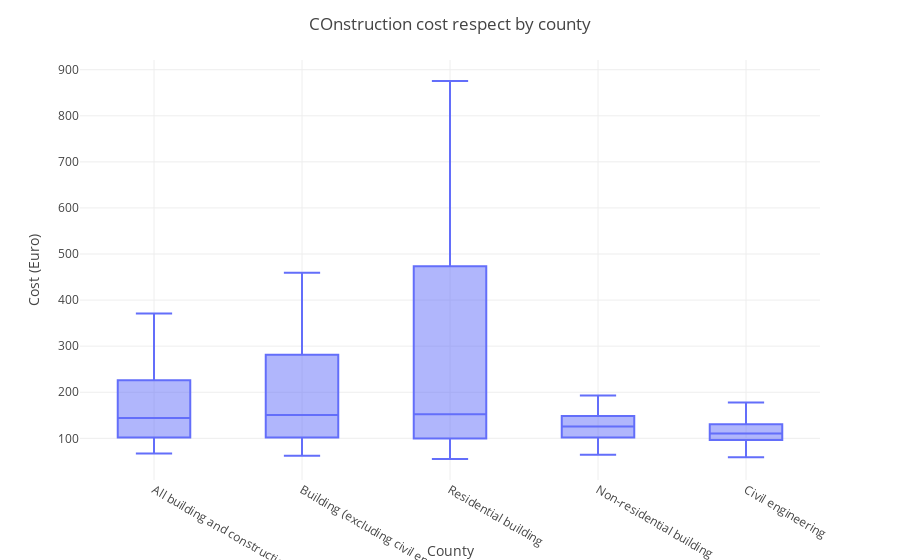

The code cell stored with this chart in its notebook:
### Code cell
# Bocplot for the second dataframe
figure = px.box(df2, x='construction_type', y='price')
figure.update_layout(template='gridon',title='COnstruction cost respect by county',xaxis_title='County',yaxis_title='Cost (Euro)',
                     xaxis_showgrid=True,yaxis_showgrid=True)
figure.show()

### Figure 1 — Plotly figure (JSON) as saved in the notebook; plotly's stock layout.template omitted (floating-point values rounded to 4 significant figures; data arrays with more than 128 entries replaced by an {"elided": "..."} marker saying what was removed)
{"data": [{"alignmentgroup": "True", "hovertemplate": "construction_type=%{x}<br>price=%{y}<extra></extra>", "legendgroup": "", "marker": {"color": "#636efa"}, "name": "", "notched": false, "offsetgroup": "", "orientation": "v", "showlegend": false, "type": "box", "x": {"elided": "1840 str values"}, "x0": " ", "xaxis": "x", "y": {"elided": "1840 float values"}, "y0": " ", "yaxis": "y"}], "layout": {"boxmode": "group", "legend": {"tracegroupgap": 0}, "margin": {"t": 60}, "title": {"text": "COnstruction cost respect by county"}, "xaxis": {"anchor": "y", "domain": [0, 1], "showgrid": true, "title": {"text": "County"}}, "yaxis": {"anchor": "x", "domain": [0, 1], "showgrid": true, "title": {"text": "Cost (Euro)"}}}}
